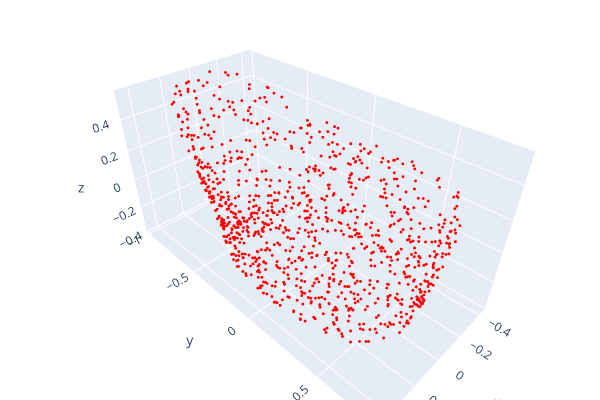

Notebook cell for this chart:
### Code cell
N=20
PointsTo3DShape(points[N].squeeze().cpu())

### Figure 1 — Plotly figure (JSON) as saved in the notebook; plotly's stock layout.template omitted (floating-point values rounded to 4 significant figures; data arrays with more than 128 entries replaced by an {"elided": "..."} marker saying what was removed)
{"data": [{"marker": {"color": {"elided": "1024x3 int values"}, "size": 1}, "mode": "markers", "type": "scatter3d", "x": {"elided": "1024 float values"}, "y": {"elided": "1024 float values"}, "z": {"elided": "1024 float values"}}], "layout": {"height": 400, "margin": {"b": 0, "l": 0, "r": 0, "t": 0}, "scene": {"camera": {"center": {"x": 0, "y": 0, "z": 0}, "up": {"x": 0, "y": 0, "z": 1}}}, "showlegend": false, "width": 600}}
